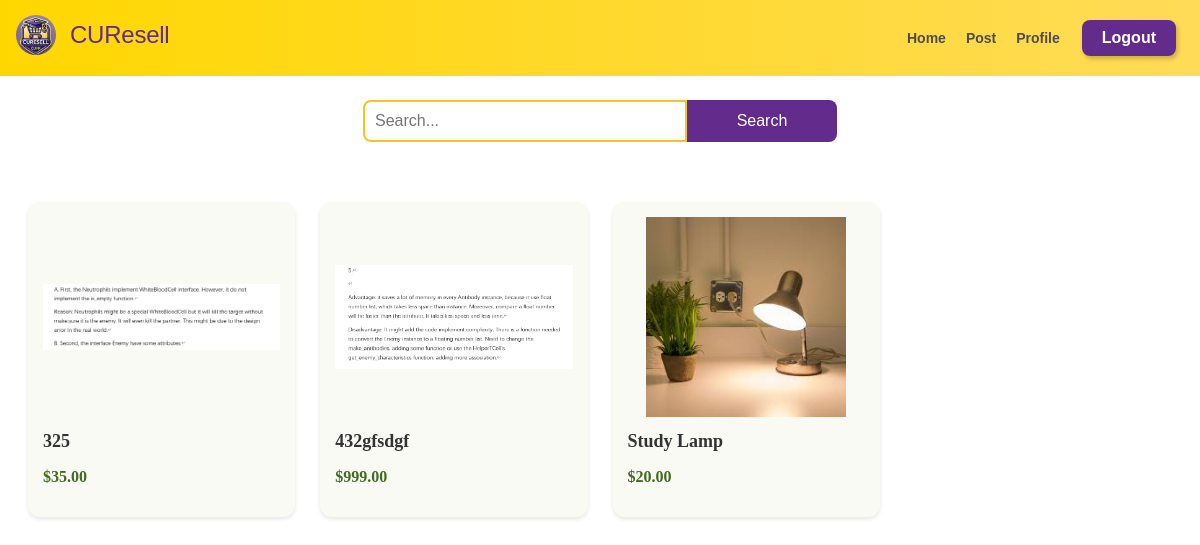
/search_default/, run on an earlier commit of the app's database.
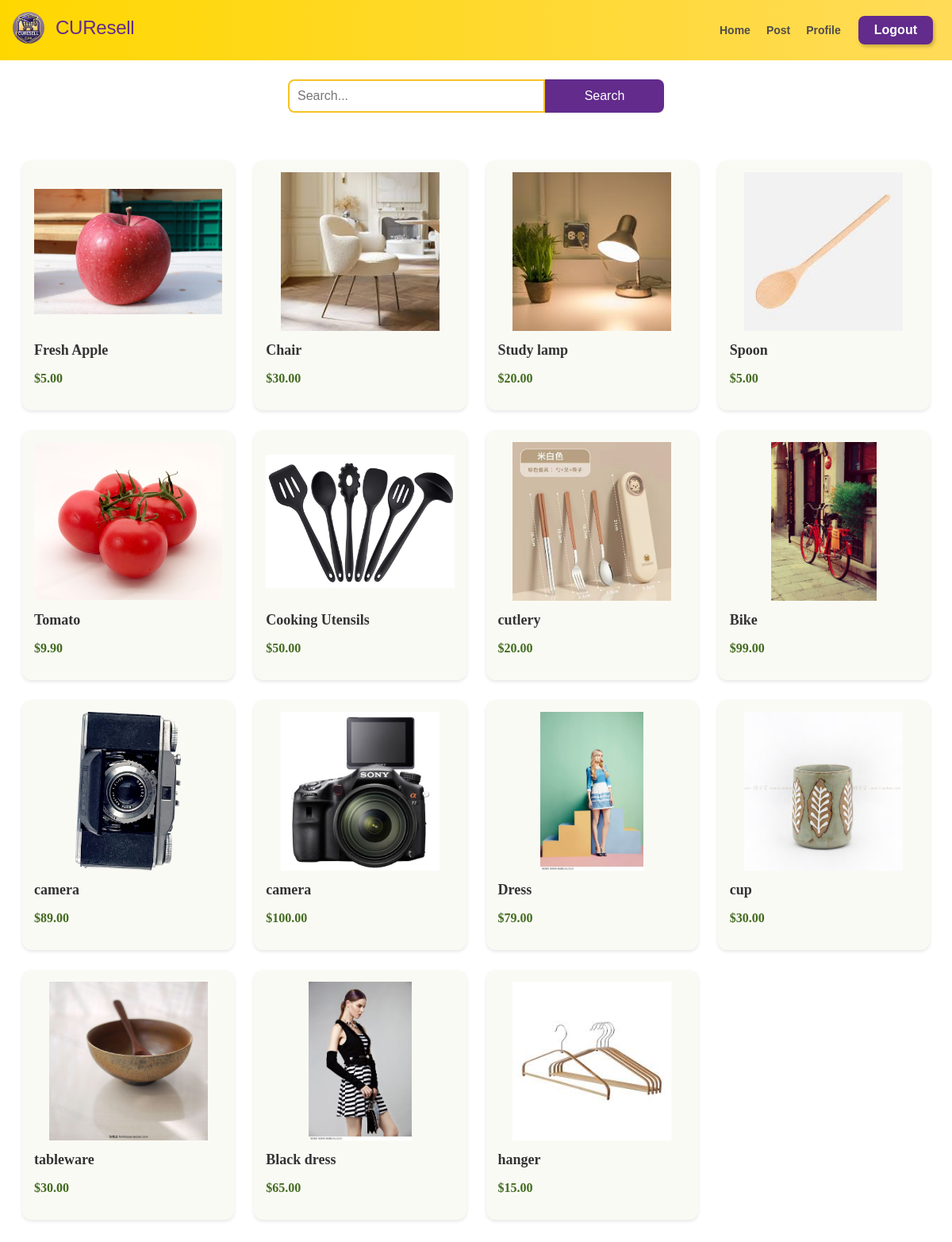
And on a later commit of the database.
### product/models.py (models this page shows, shortened)
class ProductInfo(models.Model):
    title = models.CharField(max_length=20)
    description = models.CharField(max_length=2000)
    picture = models.ImageField(upload_to='product')
    price = models.DecimalField(max_digits=10,decimal_places=2)
    posted_at = models.DateTimeField((u"Conversation Time"),  auto_now_add=True)
    isSold = models.BooleanField(default=False)
    seller = models.ForeignKey(UserInfo, on_delete=models.CASCADE, default='')
    product = ProdInfoManager()

### product/views.py (the view)
# urls.py: url(r'^search_default/$',views.search_default),
def search_default(request):
    products = ProductInfo.product.get_unsold()
    return render(request,'search_default.html', {'products': products})

### product/models.py (called while the page is built)
    def get_unsold(self):
        return super(ProdInfoManager, self).get_queryset().filter(isSold=False)

### templates/search_default.html (shortened to what this page needs)
<!DOCTYPE html>
<html lang="en">
<head>
  <link rel="stylesheet" href="/static/css/search_def.css">
  <link rel="stylesheet" href="/static/css/nav_bar.css">
</head>
<body>
  {% include 'nav_bar.html' %}
  <div class="search-container">
    <div class="search-controls">
        <form class="search-form" action="/after_search/" method="post">
            <input type="text" name="query" placeholder="Search..." class="search-input">
            <button type="submit" class="search-button">Search</button>
        </form>
    </div>
    <div class="product-grid">
        {% for product in products %}
        <div class="product-card" data-id="{{ product.id }}">
            <img src="/static/{{product.picture}}" alt="{{ product.title }}" class="product-image">
            <p class="product-title">{{ product.title }}</p>
            <p class="product-price">${{ product.price }}</p>
        </div>
        {% endfor %}
    </div>
</div>
</body>
</html>

What changed in the data, as far as the page shows it:
removed ProductInfo: picture (picture), title "325", price "35.00"
removed ProductInfo: picture (picture), title "432gfsdgf", price "999.00"
removed ProductInfo: picture (picture), title "Study Lamp", price "20.00"
now on this page (row edited): ProductInfo: picture (picture), title "Fresh Apple", price "5.00"
now on this page (row edited): ProductInfo: picture (picture), title "Chair", price "30.00"
now on this page (row edited): ProductInfo: picture (picture), title "Study lamp", price "20.00"
now on this page (row edited): ProductInfo: picture (picture), title "Spoon", price "5.00"
now on this page (row edited): ProductInfo: picture (picture), title "Tomato", price "9.90"
now on this page (row edited): ProductInfo: picture (picture), title "Cooking Utensils", price "50.00"
now on this page (row edited): ProductInfo: picture (picture), title "cutlery", price "20.00"
now on this page (row edited): ProductInfo: picture (picture), title "Bike", price "99.00"
now on this page (row edited): ProductInfo: picture (picture), title "camera", price "89.00"
now on this page (row edited): ProductInfo: picture (picture), title "camera", price "100.00"
now on this page (row edited): ProductInfo: picture (picture), title "Dress", price "79.00"
now on this page (row edited): ProductInfo: picture (picture), title "cup", price "30.00"
added ProductInfo: picture (picture), title "tableware", price "30.00"
added ProductInfo: picture (picture), title "Black dress", price "65.00"
now on this page (row edited): ProductInfo: picture (picture), title "hanger", price "15.00"
